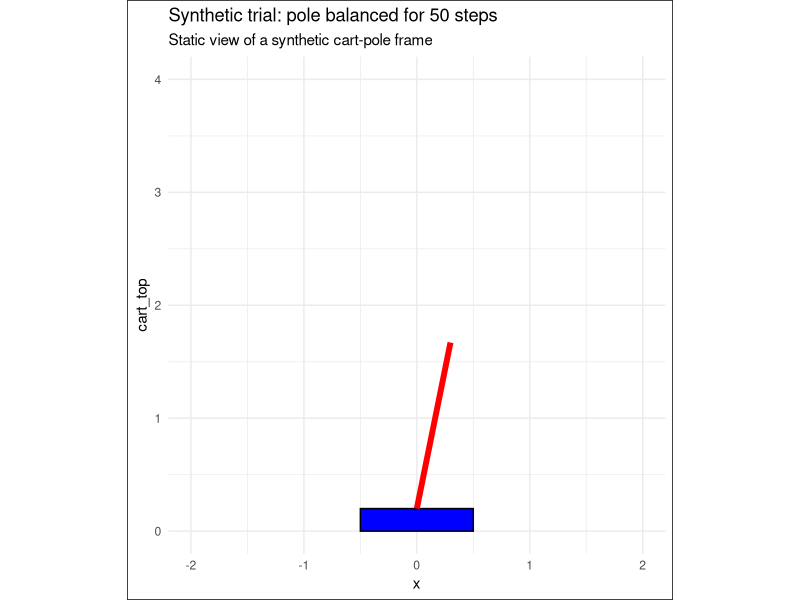

Reproduce this figure in R.
library(ggplot2)

# Create a synthetic dataset for a static frame
synthetic_data <- data.frame(
  x = 0,
  theta = 0.2,
  cart_left = 0 - 0.5,
  cart_right = 0 + 0.5,
  cart_bottom = 0,
  cart_top = 0.2,
  final_status = "Synthetic trial: pole balanced for 50 steps"
)

# Static ggplot similar to the final frame of the animation
ggplot(synthetic_data, aes(x = x, y = cart_top)) +
  geom_rect(aes(xmin = cart_left, xmax = cart_right,
                ymin = cart_bottom, ymax = cart_top),
            fill = "blue", colour = "black") +
  geom_segment(aes(xend = x + 1.5 * sin(theta),
                   yend = cart_top + 1.5 * cos(theta)),
               size = 2, colour = "red") +
  coord_fixed(xlim = c(synthetic_data$x - 2, synthetic_data$x + 2),
              ylim = c(0, 4)) +
  labs(title = synthetic_data$final_status,
       subtitle = "Static view of a synthetic cart-pole frame") +
  theme_minimal() +
  theme(plot.background = element_rect(fill = "white"))

